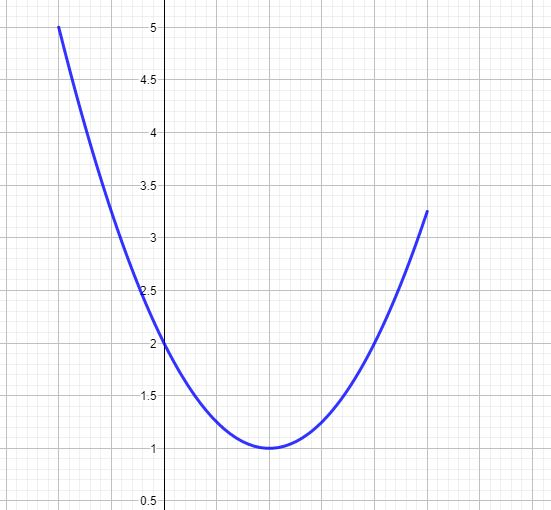
#> input picture assets/test_graph.JPG, 551 x 510 px
$ python main.py
#> lines starting #> are read from the running program, lines starting #| are printed output that depends on the picture; after the words box and inside, x2 and y2 are one past the last pixel; in counts of white or black regions, pixels touching at a corner belong together
import numpy as np
import cv2
import matplotlib.pyplot as plt
import VectorToPolinomio as VTP

from operator import itemgetter

#Load image from assets
img = cv2.imread('assets/test_graph.JPG' , -1)
#> img is the input picture: shape (510, 551, 3); mean B, G, R 248.8, 247.5, 247.5
#img = cv2.imread('assets/img_test_detection2.jpeg' , -1)
    #-1, IMREAD_COLOR: Color image mode No transparent
    #0, IMREAD_FRAYSCALE: Grayscale mode
    #1, IMREAD_UNCHANGED: Color image Transparent background
#Seet width and height
width = 700
height = 700
#Create border
x_border = 20
y_border = 20
#Resize the image
img = cv2.resize(img,(width,height))
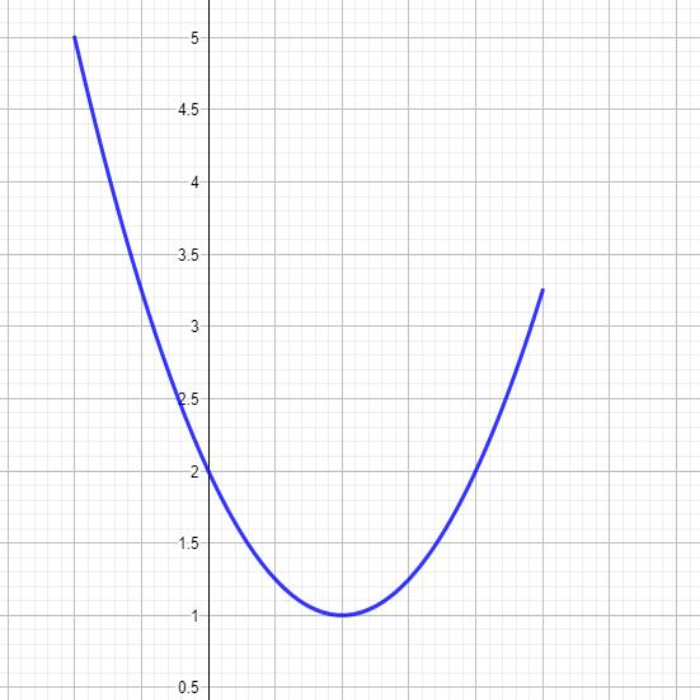
#> img: shape (700, 700, 3); mean B, G, R 248.8, 247.4, 247.4
#Create a copy of the image with HSV color
hsv = cv2.cvtColor(img, cv2.COLOR_BGR2HSV)
#> hsv: shape (700, 700, 3); mean H, S, V 6.1, 1.9, 248.9
cv2.imwrite('assets/img_hsv_test.jpeg',hsv)
#Set color range to extract
lower_blue = np.array([110,50,50])
upper_blue = np.array([130,255,255])
#Create mask
mask = cv2.inRange(hsv, lower_blue,upper_blue)
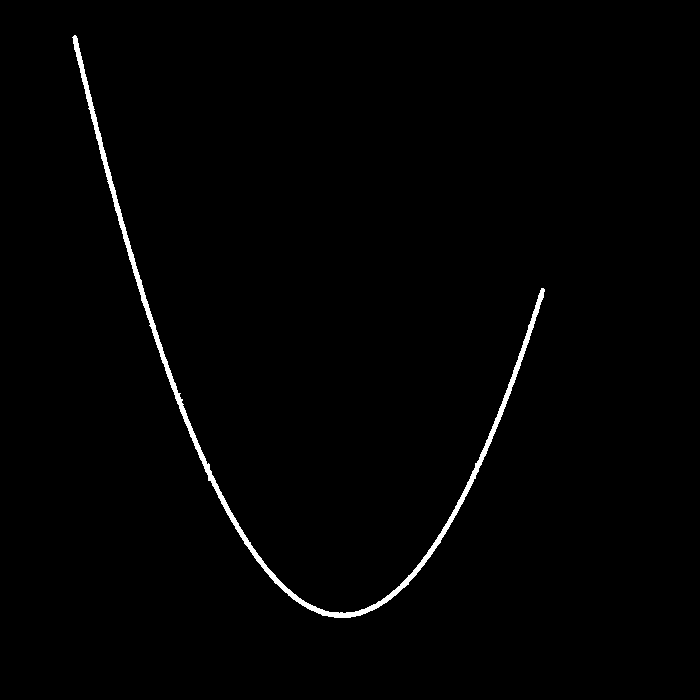
#> mask: shape (700, 700); 1.1% white; 1 white region, box (x1, y1, x2, y2) and area: (72, 35, 545, 618) 5311
#Remove border results
mask[0:height,0:x_border] = 0
mask[0:height,width-x_border:width] = 0
mask[0:y_border,0:width] = 0
mask[height-y_border:height,0:width] = 0
#Create window with image
cv2.imshow('Image' , mask)
cv2. waitKey(0)
cv2.destroyAllWindows()
#Image data recolection
#Use the average value from each point
#Create empty np.array
points= []
for j in range (x_border,width-x_border):
    x_point= []
    for i in range (y_border, height-y_border):
        if(mask[i,j]==255):
            x_point.append((j,i))
    if(len(x_point)>0):
        x_array = np.mean(x_point,axis=0 ,dtype=np.int32)
        points.append((x_array[0],x_array[1]))
#Now the list points has the values of the graph
points_array = np.array(points)
list_points = []
img_points = img
for point in (points_array[::]):
    img_points = cv2.circle(img_points, point, 8, (0,0,255), -1)
    list_points.append(point)
#> this loop made 473 passes
#> pass 1, `img_points = cv2.circle(img_points, point, 8, (0,0,255), -1)`:
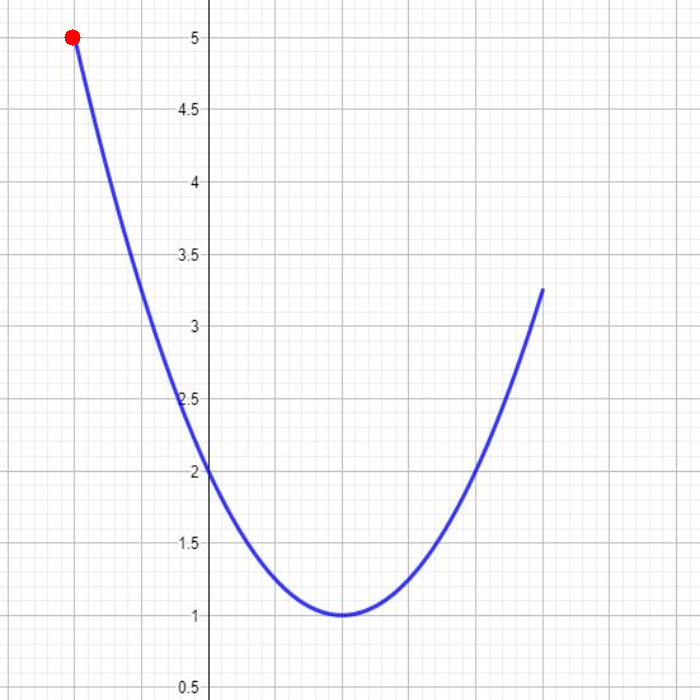
#> img_points: shape (700, 700, 3); 0.04% of pixels changed, all inside (x1, y1, x2, y2) = (64, 29, 81, 46)
#> after the loop:
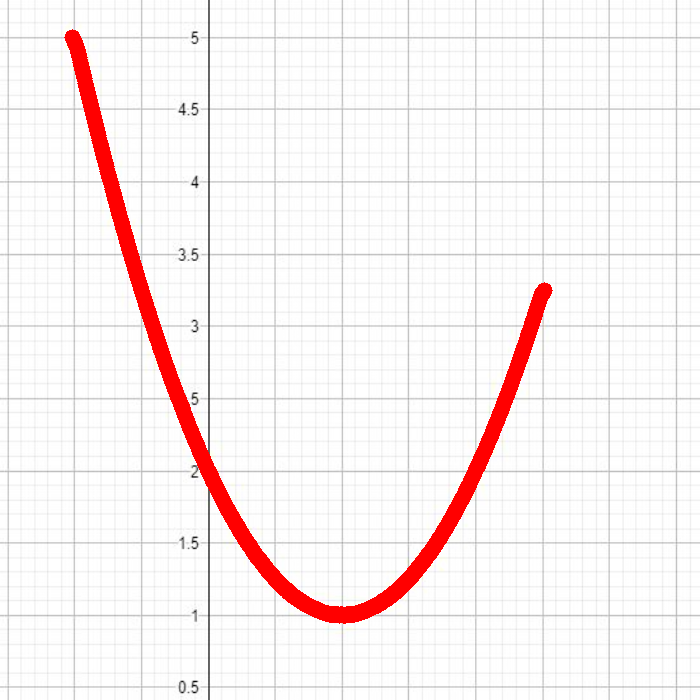
#> img_points: shape (700, 700, 3); mean B, G, R 240.4, 240.5, 249.3
#> after the loop, list_points = 473 pairs, first value 72 to 544, second value 37 to 615


cv2.imshow('Image' , img_points)
cv2. waitKey(0)
cv2.destroyAllWindows()

#Transform to graph form
points_array[:,1] =  (points_array[:,1] *-1)+height


min_value = points_array[np.argmin(points_array[:,1])]
max_value = points_array[np.argmax(points_array[:,1])]


#Linear transformation using this 2 points as ref

#X1,Y1
x1 = min_value[0]
y1 = min_value[1]

#Xt1, Yt1
xt1 = 1
yt1 = 1

#X2,Y2
x2 = max_value[0]
y2 = max_value[1]

#Xt2, Yt2
xt2 = -1
yt2 = 5

minX = min(xt1,xt2)
maxX = max(xt1,xt2)
minY = min(yt1,yt2)
maxY = max(yt1,yt2)

print("minX: ",minX, " minY: ",minY)
print("maxX: ",maxX, " maxY: ",maxY)

difX = (maxX-minX)/(abs(x2-x1))
difY = (maxY-minY)/(abs(y2-y1))


minX2 = min(x1,x2)
minY2 = min(y1,y2)


print(difX)
print(difY)


points_array =  (points_array[20:680:110])
point_transform = []
point_transform.append((xt1,yt1))
point_transform.append((xt2,yt2))


for point in points_array:
    x = point[0]
    y = point[1]
    #Calc linear transformation
    #calc x
    #Lx = xt1*((x*y2-x2*y)/(x1*y2-x2*y1)) + xt2*((x1*y-x*y1)/(x1*y2-x2*y1))
    #Calc y
    #Ly = yt1*((x*y2-x2*y)/(x1*y2-x2*y1)) + yt2*((x1*y-x*y1)/(x1*y2-x2*y1))


    Lx = minX + (difX)*(x-minX2)
    Ly = minY + (difY)*(y-minY2)

    #print("Lx: ",Lx,"  Ly: ",Ly)
    point_transform.append((Lx,Ly))


point_transform.sort(key=itemgetter(0))
print(point_transform)

x_val = [x[0] for x in point_transform]
y_val = [x[1] for x in point_transform]
plt.plot(x_val,y_val)
plt.plot(x_val,y_val,'o')
plt.show()
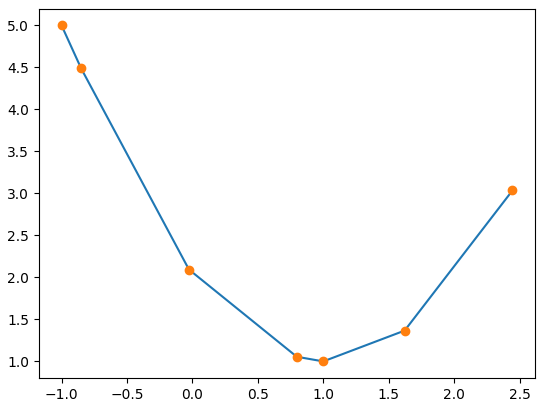
#> figure drawn by matplotlib, 1 panel

x_val = [x[0] for x in points_array]
y_val = [x[1] for x in points_array]

plt.plot(x_val,y_val,'o')
plt.show()
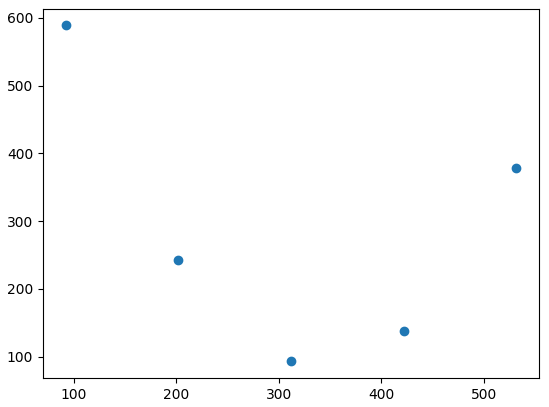
#> figure drawn by matplotlib, 1 panel
